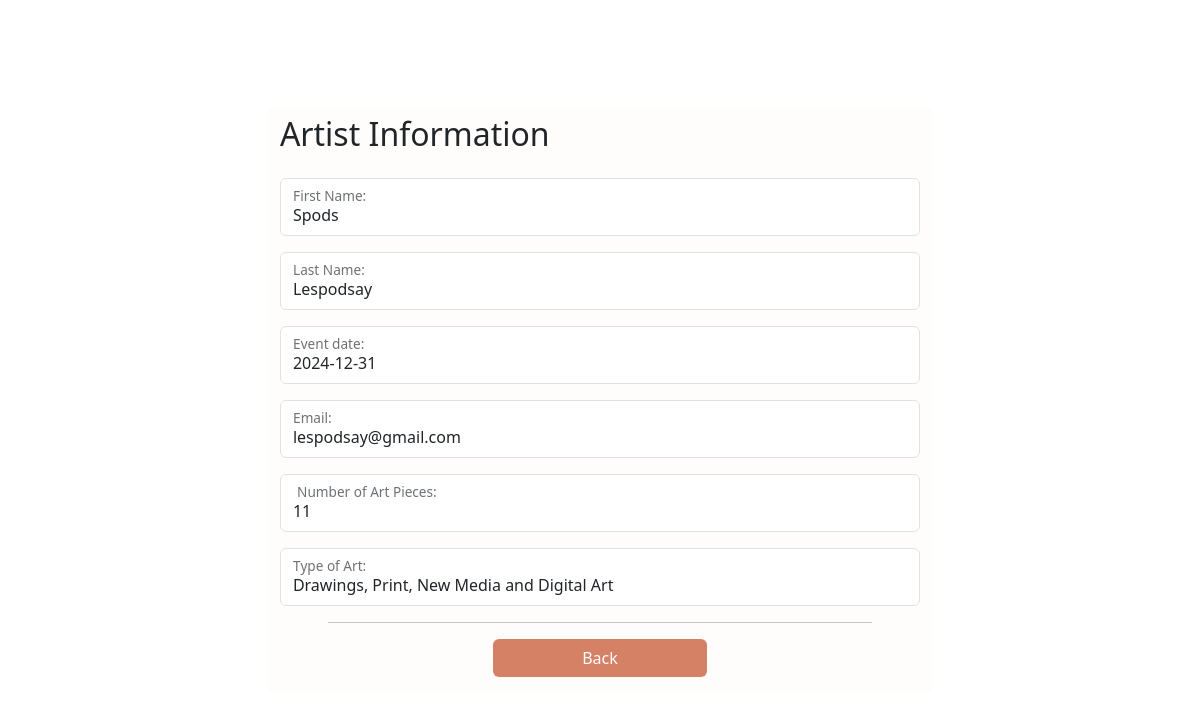
Screenshot of /CRUD/artist/readArtist.php?id=1 with the database file from the repository.
### tables this page shows
CREATE TABLE IF NOT EXISTS `artists` (
  `id` int NOT NULL AUTO_INCREMENT,
  `firstName` varchar(80) NOT NULL,
  `lastName` varchar(80) NOT NULL,
  `email` varchar(100) NOT NULL,
  `dateOfShow` date NOT NULL,
  `artPieces` int NOT NULL,
  `allArtStyles` varchar(200) NOT NULL,
  PRIMARY KEY (`id`)
);

### CRUD/artist/readArtist.php (the view, shortened to what this page needs)
<?php
require_once("../../DBInitialisation/config.php");
?>
<!DOCTYPE html>
<html lang="en">
<head>
  <link rel="stylesheet" href="https://cdn.jsdelivr.net/npm/bootstrap-icons@1.11.2/font/bootstrap-icons.min.css" />
  <link href="https://cdn.jsdelivr.net/npm/bootstrap@5.3.2/dist/css/bootstrap.min.css" rel="stylesheet" />
  <link rel="stylesheet" type="text/css" href="../../style/style.css" />
</head>
<body>
  <main class="">
    <div class="container d-flex px-5 align-items-center justify-content-center min-vh-100">
      <div class="row rounded-2">
        <h2 class="mt-2">Artist Information</h2>
        <?php
        if (isset($_GET['id'])) {
          $artistId = mysqli_real_escape_string($link, $_GET['id']);
          $query = "SELECT * FROM artists WHERE id='$artistId' ";
          $query_run = mysqli_query($link, $query);
          if (mysqli_num_rows($query_run) > 0) {
            $artist = mysqli_fetch_array($query_run);
        ?>
            <form action="<?php echo $_SERVER["PHP_SELF"] . '?id=' . $artistId; ?>" method="post">
              <div class="form-floating mt-3">
                <p class="form-control">
                  <?= $artist['firstName']; ?>
                </p>
                <label for="name" class="form-label">First Name:</label>
              </div>
              <div class="form-floating mt-3">
                <p class="form-control">
                  <?= $artist['lastName']; ?>
                </p>
                <label for="name" class="form-label">Last Name:</label>
              </div>
              <div class="form-floating mt-3">
                <p class="form-control">
                  <?= $artist['dateOfShow']; ?>
                </p>
                <label for="name" class="form-label">Event date:</label>
              </div>
              <div class="form-floating mt-3">
                <p class="form-control">
                  <?= $artist['email']; ?>
                </p>
                <label for="email" class="form-label">Email: </label>
              </div>
              <div style="background-color: #ffff">
                <div class="form-floating mt-3">
                  <p class="form-control">
                    <?= $artist['artPieces']; ?>
                  </p>
                  <label for="artPieces" id="artPieces" class="form-label ms-1 mb-0">Number of Art Pieces:
                  </label>
                </div>
              </div>
              <div style="background-color: #ffff">
                <div class="col">
                  <div class="form-floating mt-3">
                    <p class="form-control">
                      <?= $artist['allArtStyles']; ?>
                    </p>
                    <label for="text" class="form-label">Type of Art:</label>
                  </div>
                </div>
              </div>
              <hr class="mx-5" />
              <div class="d-grid col-4 mx-auto my-3">
                <a href="artistTable.php" type="button" class="btn btn-color">Back</a>
              </div>
            </form>
        <?php
          } else {
            echo "No such ID was found";
          }
        }
        ?>
      </div>
    </div>
  </main>
</body>
</html>

### style/style.css (style rules this page uses)
body { margin: 0; padding: 0; background: no-repeat center fixed; background-size: cover; }
.row { background-color: #fffdfb; }
.btn-color, .form-range::-webkit-slider-thumb { background-color: #d48166; color: #fffdfb; }

### CRUD/artist/readArtist.php (style rules this page uses)
.container { max-width: 800px; }
body { background: url(https://images.pexels.com/photos/4253267/pexels-photo-4253267.jpeg?auto=compress&cs=tinysrgb&w=1260&h=750&dpr=2); }

### rows the page displays
artists: firstName "Spods", lastName "Lespodsay", dateOfShow "2024-12-31", email "lespodsay@gmail.com", artPieces "11", allArtStyles "Drawings, Print, New Media and Digital Art"
